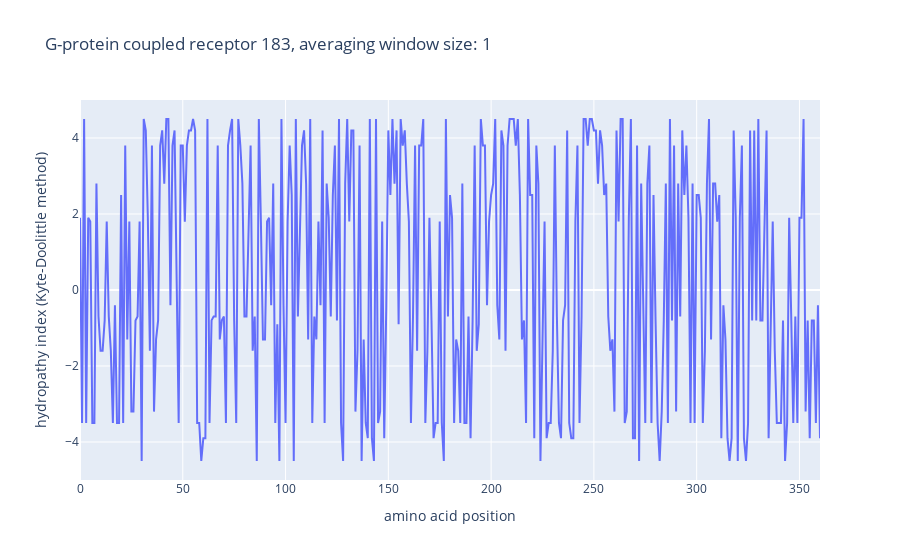
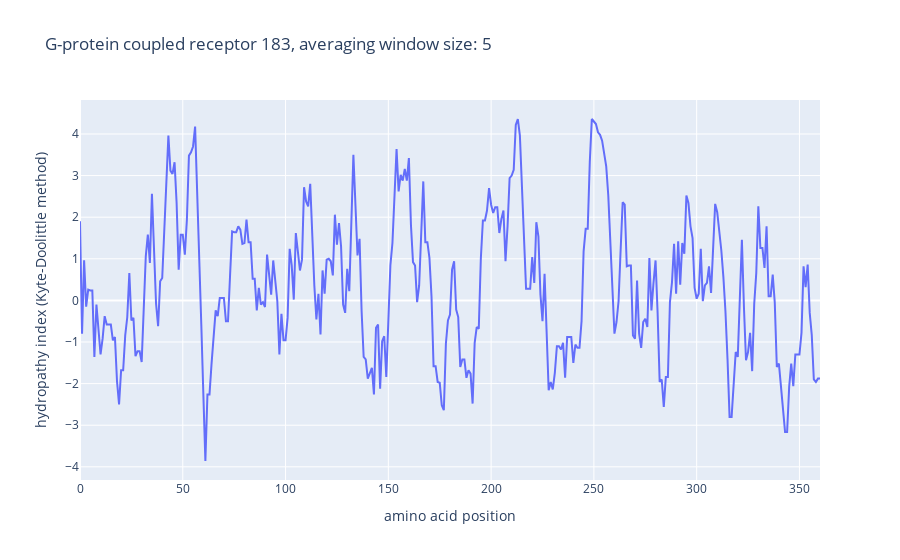
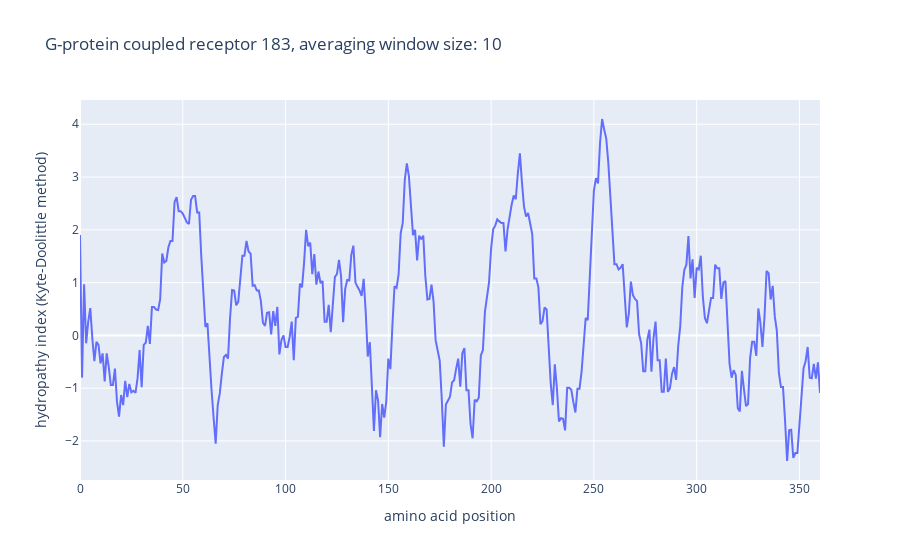

The code cell stored with these charts, in order, in its notebook:
### Code cell
Protein_P32249 = Protein("P32249", 
                        "G-protein coupled receptor 183", 
                        metrics = aa_dict)
Protein_P32249.open_fasta_file("P32249.fasta")
Protein_P32249.create_df()
Protein_P32249.plot(window_size = 1)
Protein_P32249.plot(window_size = 5)
Protein_P32249.plot(window_size = 10)

### Figure 1 — Plotly figure (JSON) as saved in the notebook; plotly's stock layout.template omitted (floating-point values rounded to 4 significant figures; data arrays with more than 128 entries replaced by an {"elided": "..."} marker saying what was removed)
{"data": [{"hovertext": {"elided": "361 str values"}, "type": "scatter", "x": {"elided": "361 int values"}, "y": {"elided": "361 float values"}}], "layout": {"title": {"text": "G-protein coupled receptor 183, averaging window size: 1"}, "xaxis": {"title": {"text": "amino acid position"}}, "yaxis": {"title": {"text": "hydropathy index (Kyte-Doolittle method)"}}}}

### Figure 2 — Plotly figure (JSON) as saved in the notebook; plotly's stock layout.template omitted (floating-point values rounded to 4 significant figures; data arrays with more than 128 entries replaced by an {"elided": "..."} marker saying what was removed)
{"data": [{"hovertext": {"elided": "361 str values"}, "type": "scatter", "x": {"elided": "361 int values"}, "y": {"elided": "361 float values"}}], "layout": {"title": {"text": "G-protein coupled receptor 183, averaging window size: 5"}, "xaxis": {"title": {"text": "amino acid position"}}, "yaxis": {"title": {"text": "hydropathy index (Kyte-Doolittle method)"}}}}

### Figure 3 — Plotly figure (JSON) as saved in the notebook; plotly's stock layout.template omitted (floating-point values rounded to 4 significant figures; data arrays with more than 128 entries replaced by an {"elided": "..."} marker saying what was removed)
{"data": [{"hovertext": {"elided": "361 str values"}, "type": "scatter", "x": {"elided": "361 int values"}, "y": {"elided": "361 float values"}}], "layout": {"title": {"text": "G-protein coupled receptor 183, averaging window size: 10"}, "xaxis": {"title": {"text": "amino acid position"}}, "yaxis": {"title": {"text": "hydropathy index (Kyte-Doolittle method)"}}}}
